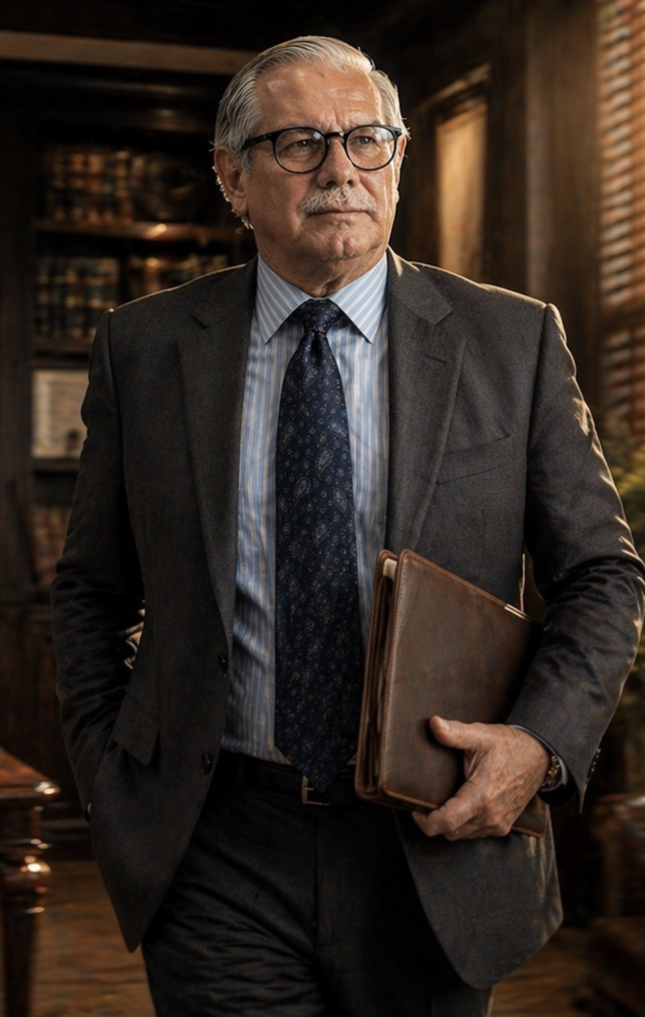
#> input picture _Landing_Project/landing/img/full/ney.jpg, 1290 x 2033 px, found by its file name (shown at 1/2 size)
$ python rebuild_webp.py
#> lines starting #> are read from the running program, lines starting #| are printed output that depends on the picture
#!/usr/bin/env python3
"""
v5 PIXEL-PERFECT: calidad 100, SIN sharpening, SIN color/contrast enhance.
Las WebP salen identicas visualmente a las originales. Sin perdida de calidad.
"""
import os, shutil
from datetime import datetime
from PIL import Image, ImageOps

ROOT = r"C:\Users\Administrator\Documents\Obsidian Vault\03_CLIENTES\Valero y Asociados"
ORIG_LOCS = [
    ROOT,
    r"C:\Users\Administrator\Documents\Codex\2026-05-11\files-mentioned-by-the-user-valero\zip-inspect-valero-1\uploads",
    r"C:\Users\Administrator\Documents\Codex\2026-05-11\files-mentioned-by-the-user-valero\zip-inspect-valero-1",
]
OUT = os.path.join(ROOT, "_Landing_Project", "landing", "img")
BACKUP = os.path.join(ROOT, "_Landing_Project",
                      f"img.backup-v5-{datetime.now():%Y%m%d-%H%M%S}")

MAP = {
    "ney.webp":         ("ney.jpg",                                           "portrait",    0.22),
    "hero-main.webp":   ("MAIN image.png",                                    "wide",        0.35),
    "adrian.webp":      ("adrian.PNG",                                        "portrait43",  0.20),
    "daniel.webp":      ("daniel.PNG",                                        "portrait43",  0.20),
    "patricia.webp":    ("patricia.PNG",                                      "landscape32", 0.30),
    "scene-01.webp":    ("ChatGPT Image Apr 22, 2026, 08_47_26 PM.PNG",       "portrait",    0.22),
    "scene-02.webp":    ("ChatGPT Image Apr 22, 2026, 08_47_33 PM.PNG",       "portrait",    0.22),
    "scene-03.webp":    ("ChatGPT Image Apr 22, 2026, 08_49_17 PM.PNG",       "landscape",   0.40),
    "scene-04.webp":    ("ChatGPT Image Apr 22, 2026, 09_10_33 PM.PNG",       "landscape",   0.35),
    "scene-05.webp":    ("ChatGPT Image Apr 22, 2026, 09_27_01 PM.PNG",       "portrait43",  0.22),
    "scene-06.webp":    ("ChatGPT Image Apr 22, 2026, 09_27_01 PM.PNG",       "portrait43",  0.22),
    "scene-07.webp":    ("ChatGPT Image Apr 22, 2026, 09_27_33 PM.PNG",       "landscape",   0.40),
    "scene-08.webp":    ("ChatGPT Image Apr 22, 2026, 09_10_33 PM.PNG",       "landscape",   0.35),
    "editorial-01.webp":("67FAB200-1413-4958-9B90-6EA439B8B90F.PNG",          "landscape43", 0.30),
    "editorial-02.webp":("ChatGPT Image Apr 22, 2026, 08_47_33 PM.PNG",       "portrait",    0.22),
    "editorial-03.webp":("MAIN image.png",                                    "wide",        0.35),
    "ney-alt.webp":     ("ney.jpg",                                           "portrait",    0.22),
}

# Tamano target: ajustado al original maximo, sin upscale
SIZES = {
    "portrait":    [(1290, 1935), (900, 1350), (550, 825)],   # respeta ney 1290x2033
    "portrait43":  [(1448, 1086), (1100, 825), (600, 450)],   # respeta adrian/daniel 1448x1086
    "landscape":   [(1672, 940),  (1100, 619), (650, 366)],   # respeta scenes 1672x941
    "landscape32": [(1500, 1000), (1100, 733), (600, 400)],   # respeta patricia 1537x1023
    "landscape43": [(1402, 1051), (1100, 825), (600, 450)],   # respeta 67FAB 1402x1122
    "wide":        [(2400, 1350), (1400, 788), (700, 394)],   # MAIN 5225x2941 escalado
}

os.makedirs(OUT, exist_ok=True)
if not os.path.isdir(BACKUP):
    os.makedirs(BACKUP, exist_ok=True)
    for f in os.listdir(OUT):
        if f.lower().endswith(".webp"):
            shutil.copy2(os.path.join(OUT, f), os.path.join(BACKUP, f))
print(f"[backup] {BACKUP}")

def find_src(name):
#> called with name = 'ney.jpg'
    for loc in ORIG_LOCS:
        p = os.path.join(loc, name)
        if os.path.isfile(p):
            return p
    return None

def fit_cover(im, target_w, target_h, focal_y=0.4):
    # NO upscale jamas
    if im.width < target_w or im.height < target_h:
        scale = min(im.width / target_w, im.height / target_h)
        target_w = max(1, int(target_w * scale))
        target_h = max(1, int(target_h * scale))
    return ImageOps.fit(im, (target_w, target_h), method=Image.LANCZOS, centering=(0.5, focal_y))

# NO enhance, NO sharpening - pixel-perfect

def save_webp(im, path, quality=100):
    # Quality 100 + method 6 (best compression)
    im.save(path, "WEBP", quality=quality, method=6)

stats = []
missing = []
for dest, (src_name, mode, focal_y) in MAP.items():
    src_path = find_src(src_name)
    if not src_path:
        print(f"[MISS] {dest} <- {src_name}")
        missing.append(src_name)
        continue
    sizes = SIZES.get(mode, SIZES["landscape"])
    with Image.open(src_path) as im:
#> im is the input picture: PIL image 1290x2033 RGB; mean R, G, B 49.1, 39.1, 32.2
        im = ImageOps.exif_transpose(im)
        if im.mode in ("RGBA", "P"):
            im = im.convert("RGB")
        orig_size = im.size
#> orig_size = (1290, 2033)
        for i, (tw, th) in enumerate(sizes):
            if i == 0:
                out_path = os.path.join(OUT, dest)
                q = 100  # full size pixel-perfect
            else:
                base, ext = os.path.splitext(dest)
                suffix = "-md" if i == 1 else "-sm"
                out_path = os.path.join(OUT, f"{base}{suffix}{ext}")
                q = 95 if i == 1 else 90
            resized = fit_cover(im, tw, th, focal_y)
            # NO enhance aqui
            save_webp(resized, out_path, quality=q)
            real_w, real_h = resized.size
            stats.append((os.path.basename(out_path), real_w, real_h, os.path.getsize(out_path)//1024))
            print(f"[ok] {os.path.basename(out_path):28s} {real_w:4d}x{real_h:<4d} q={q}  {os.path.getsize(out_path)//1024:>5d} KB  (orig {orig_size[0]}x{orig_size[1]})")
#> this loop made 3 passes
#> pass 1, `resized = fit_cover(im, tw, th, focal_y)`:
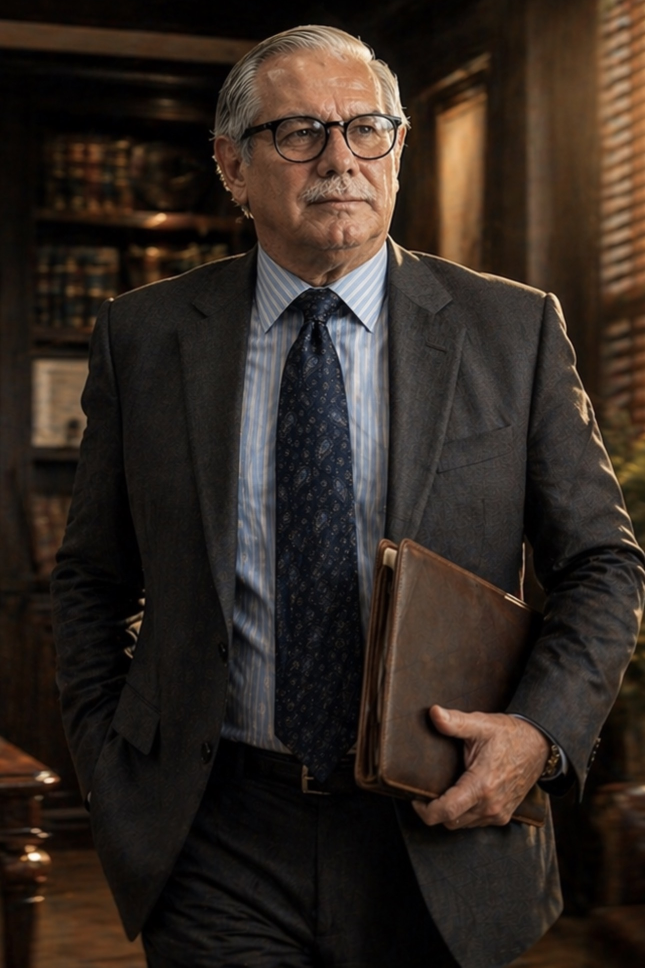
#> resized: PIL image 1290x1935 RGB (shown at 1/2 size); mean R, G, B 50, 40, 33.2
#> pass 3, `resized = fit_cover(im, tw, th, focal_y)`:
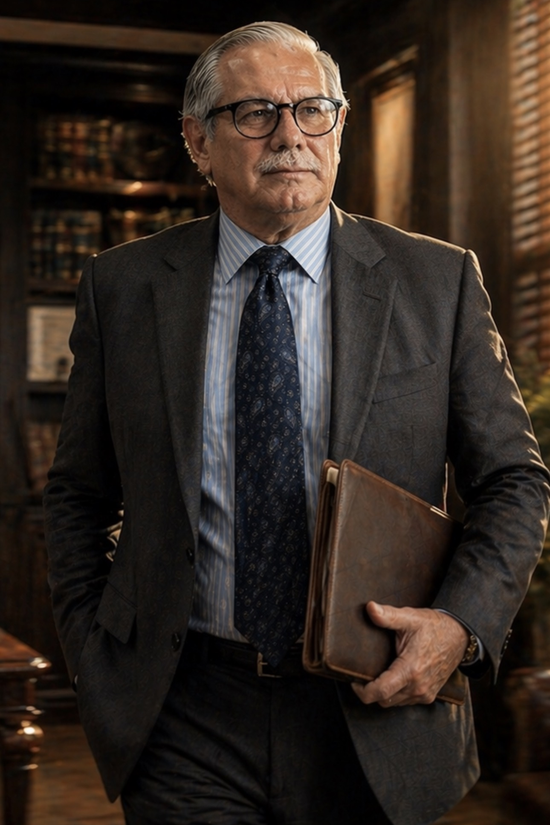
#> resized: PIL image 550x825 RGB; mean R, G, B 50, 40, 33.2
#> after the loop, stats = [('ney.webp', 1290, 1935, 381), ('ney-md.webp', 900, 1350, 158), ('ney-sm.webp', 550, 825, 59)]
#> pass 3 of the loop `for dest, (src_name, mode, focal_y) in MAP.items():`:
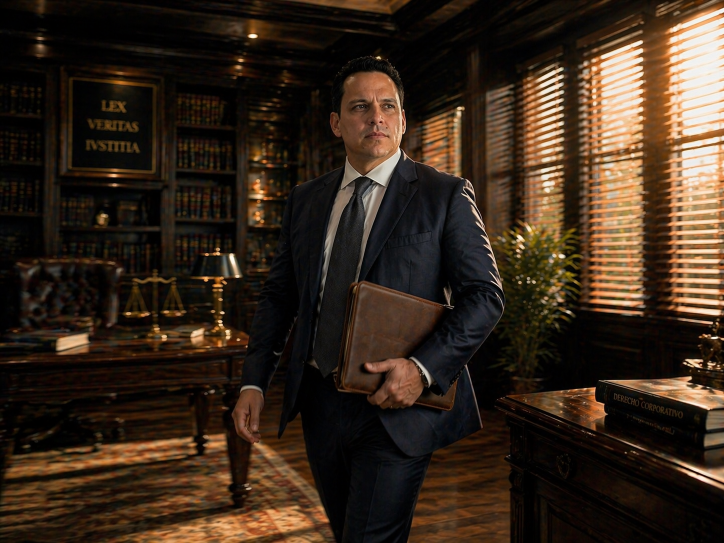
#> input picture _Landing_Project/landing/img/full/adrian.png, 1448 x 1086 px, found by its file name (shown at 1/2 size)
#> im is the input picture: PIL image 1448x1086 RGB; mean R, G, B 55, 40, 27.3
#> the loop `for i, (tw, th) in enumerate(sizes):` made 3 passes
#| [ok] adrian.webp                  1448x1086 q=100    413 KB  (orig 1448x1086)
#| [ok] adrian-md.webp               1100x825  q=95    209 KB  (orig 1448x1086)
#| [ok] adrian-sm.webp                600x450  q=90     64 KB  (orig 1448x1086)
#> pass 2, `resized = fit_cover(im, tw, th, focal_y)`:
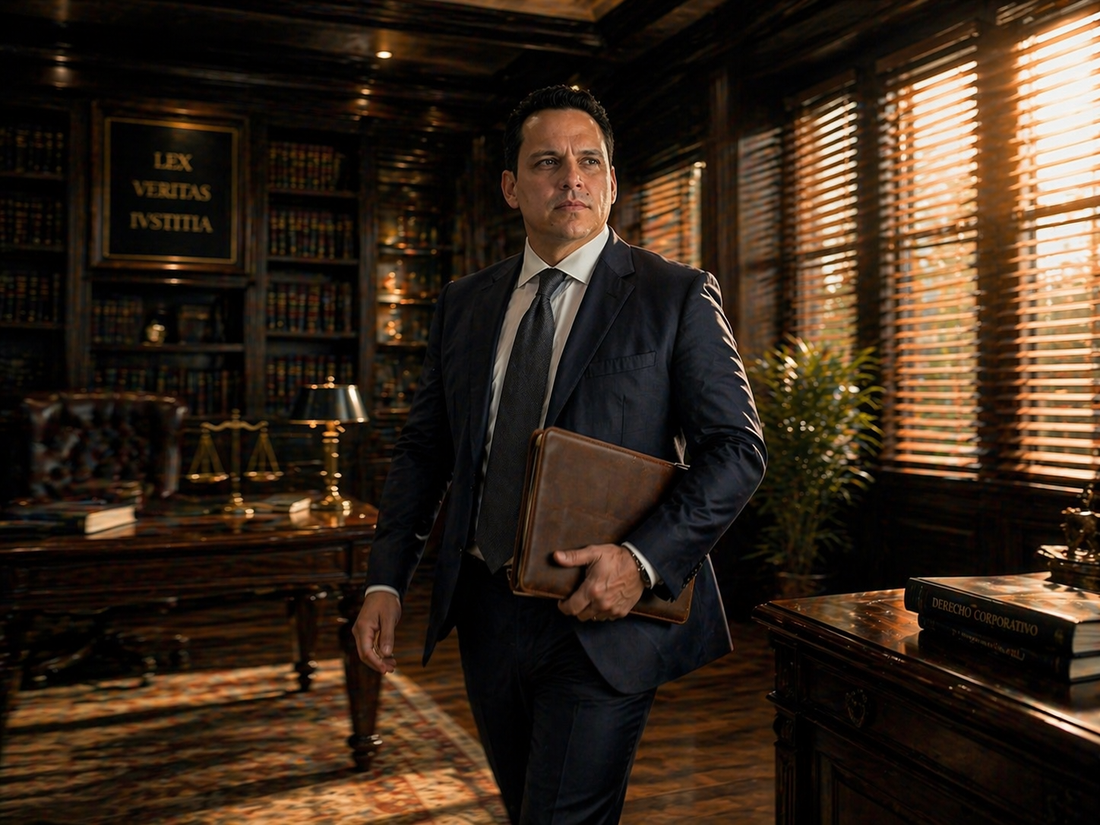
#> resized: PIL image 1100x825 RGB; mean R, G, B 55, 40, 27.3
#> after the loop `for i, (tw, th) in enumerate(sizes):`: stats = [('ney.webp', 1290, 1935, 381), ('ney-md.webp', 900, 1350, 158), ('ney-sm.webp', 550, 825, 59), ('adrian.webp', 1448, 1086, 413), ('adrian-md.webp', 1100, 825, 209), ('adrian-sm.webp', 600, 450, 64)]
#> the loop made 17 passes; the first 3 are shown

total = sum(s[3] for s in stats)
print(f"\nTOTAL: {len(stats)} archivos, {total} KB ({total/1024:.1f} MB)")
if missing:
    print(f"\n[!] MISSING: {missing}")
print("DONE.")
